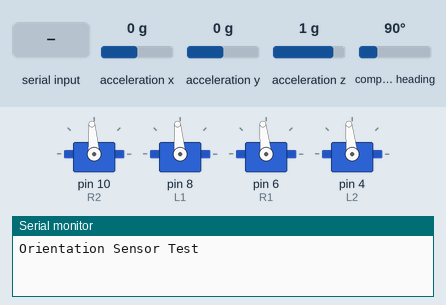
Recording of a sketch running on a simulated Arduino Mega 2560, built with avr-gcc and run on an emulated ATmega2560. Shown: 4 × servo, the last lines printed to the serial monitor. Inputs (shaded band) come from the test bench; at power-on: compass heading 90°, acceleration x 0 g, acceleration y 0 g, acceleration z 1 g.

Above: at 2.2 s.
2.3 s: "90,45,200\n" received over the second serial link
At 4.2 s:
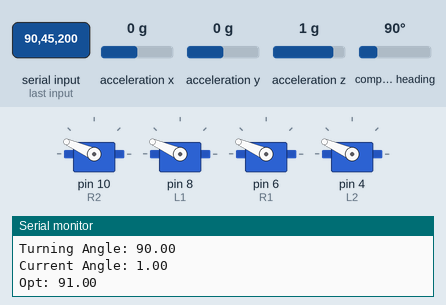
4.8 s: compass heading set to 84°
At 5.9 s:
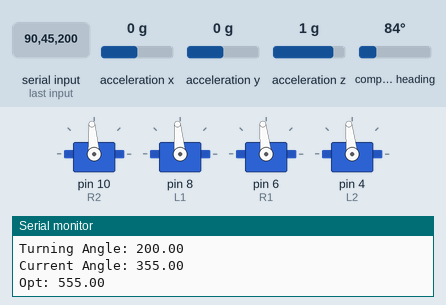
Timing chart, 0 to 7.8 s (numbered marks = the images above; inputs shaded):
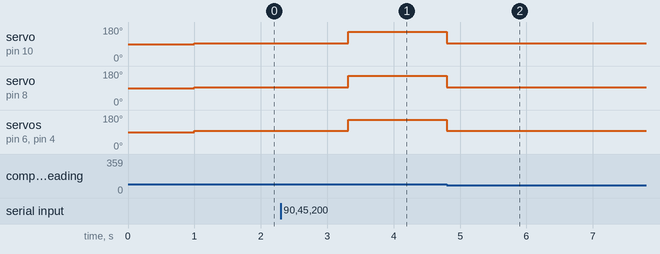

The sketch:

robot_code.ino
```cpp
#include <Servo.h>

#include <Wire.h>
#include <Adafruit_Sensor.h>
#include <Adafruit_BNO055.h>
#include <utility/imumaths.h>

Adafruit_BNO055 bno = Adafruit_BNO055(55);

int rotations = 0;

Servo R2, L1, L2, R1;

String data = "";

float offset = 0.0;

void setup()
{
  // Set up both ports at 9600 baud. This value is most important
  // for the XBee. Make sure the baud rate matches the config
  // setting of your XBee.

  Serial.begin(9600);

  Serial.println("Orientation Sensor Test"); Serial.println("");

  /* Initialise the sensor */
  if(!bno.begin())
  {
    /* There was a problem detecting the BNO055 ... check your connections */
    Serial.print("Ooops, no BNO055 detected ... Check your wiring or I2C ADDR!");
    while(1);
  }

  R2.attach(10);
  L1.attach(8);
  R1.attach(6);
  L2.attach(4);

  delay(1000);

  bno.setExtCrystalUse(true);

  Serial1.begin(9600);  //XBee/UART1/pins 0 and 1

  stopMotors();

}


void loop()
{
  if (Serial1.available() > 0)   //XBee/UART1/pins 0 and 1
  { // If data comes in from XBee, send it out to serial monitor
    Serial.println("reading data");
    data = Serial1.readString();
    Serial.println(data);
    testProcessData();
  }


}

void stopMotors() {
  L1.write(95);
  R2.write(94);
  R1.write(96);
  L2.write(96);
}


void testProcessData() {
  char charBuf[data.length() + 1];
  data.toCharArray(charBuf, data.length());
  char* command = strtok(charBuf, ",");
  offset = getOffset();
  while (command != 0)
  {
      String com = String(command);
      if(com.indexOf(".") == -1) {
        Serial.print("Turning Angle: ");
        float angle = com.toInt() / 1.0;
        Serial.println(angle);
        float current_angle = getRobotAngle();
        float opt_angle = current_angle + angle;
        Serial.print("Current Angle: ");
        Serial.println(current_angle);
        Serial.print("Opt: ");
        Serial.println(opt_angle);
        float delta = 0.0;
        float previous_angle = current_angle;
        while(opt_angle > (previous_angle + 360.0 * rotations)) {
          current_angle = getRobotAngle();
          delta = abs(current_angle - previous_angle);
          if(delta > 180.0) {
            rotations += 1;
          }
          L1.write(156);
          R2.write(156);
          R1.write(156);
          L2.write(156);
          previous_angle = current_angle;
        }

      } else {
        Serial.print("Magnitude: ");
        float mag = com.toFloat();
        Serial.println(mag);

        R1.write(0);
        R2.write(0);
        L1.write(156);
        L2.write(156);
        delay(mag * 1000);

      }
      L1.write(95);
      R2.write(94);
      R1.write(96);
      L2.write(96);
      delay(250);
      // Find the next command in input string
      command = strtok(0, ",");
  }
}

float getRobotAngle() {
  sensors_event_t event1;
  bno.getEvent(&event1);
  float current_angle = fmod(event1.orientation.x + offset, 360.0);
  return current_angle;
}


float getOffset() {
  sensors_event_t event1;
  bno.getEvent(&event1);
  return 361.0 - event1.orientation.x;
}
```

Measured:
- the behaviour switches between 89 and 88° on compass heading (found by bisection; images 1 and 2)
- after the input at 2.3 s, servo on pin 10 (R2): 94° → 156° after 1.0 s; servo on pin 8 (L1): 95° → 156° after 1.0 s; servo on pin 6 (R1), servo on pin 4 (L2): 96° → 156° after 1.0 s
- after the input at 4.8 s, servo on pin 10 (R2): 156° → 94° at once; servo on pin 8 (L1): 156° → 95° at once; servo on pin 6 (R1), servo on pin 4 (L2): 156° → 96° at once
